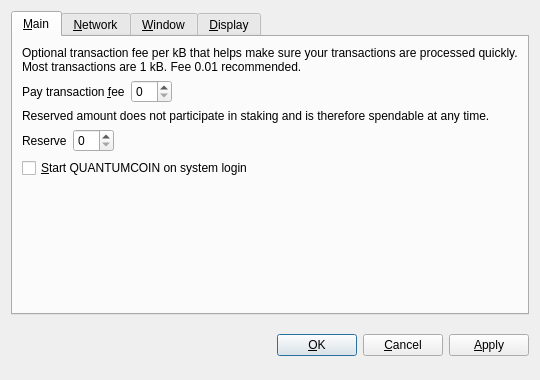
<?xml version="1.0" encoding="UTF-8"?>
<ui version="4.0">
 <class>OptionsDialog</class>
 <widget class="QDialog" name="OptionsDialog">
  <property name="geometry">
   <rect>
    <x>0</x>
    <y>0</y>
    <width>540</width>
    <height>380</height>
   </rect>
  </property>
  <property name="windowTitle">
   <string>Options</string>
  </property>
  <property name="modal">
   <bool>true</bool>
  </property>
  <layout class="QVBoxLayout" name="verticalLayout">
   <item>
    <widget class="QTabWidget" name="tabWidget">
     <property name="tabPosition">
      <enum>QTabWidget::North</enum>
     </property>
     <property name="currentIndex">
      <number>0</number>
     </property>
     <widget class="QWidget" name="tabMain">
      <attribute name="title">
       <string>&amp;Main</string>
      </attribute>
      <layout class="QVBoxLayout" name="verticalLayout_Main">
       <item>
        <widget class="QLabel" name="transactionFeeInfoLabel">
         <property name="text">
          <string>Optional transaction fee per kB that helps make sure your transactions are processed quickly. Most transactions are 1 kB. Fee 0.01 recommended.</string>
         </property>
         <property name="textFormat">
          <enum>Qt::PlainText</enum>
         </property>
         <property name="wordWrap">
          <bool>true</bool>
         </property>
        </widget>
       </item>
       <item>
        <layout class="QHBoxLayout" name="horizontalLayoutFee">
         <item>
          <widget class="QLabel" name="transactionFeeLabel">
           <property name="text">
            <string>Pay transaction &amp;fee</string>
           </property>
           <property name="textFormat">
            <enum>Qt::PlainText</enum>
           </property>
           <property name="buddy">
            <cstring>transactionFee</cstring>
           </property>
          </widget>
         </item>
         <item>
          <widget class="BitcoinAmountField" name="transactionFee"/>
         </item>
         <item>
          <spacer name="horizontalSpacerFee">
           <property name="orientation">
            <enum>Qt::Horizontal</enum>
           </property>
           <property name="sizeHint" stdset="0">
            <size>
             <width>40</width>
             <height>20</height>
            </size>
           </property>
          </spacer>
         </item>
        </layout>
       </item>
       <item>
        <widget class="QLabel" name="reserveBalanceInfoLabel">
         <property name="text">
          <string>Reserved amount does not participate in staking and is therefore spendable at any time.</string>
         </property>
         <property name="textFormat">
          <enum>Qt::PlainText</enum>
         </property>
         <property name="wordWrap">
          <bool>true</bool>
         </property>
        </widget>
       </item>
       <item>
        <layout class="QHBoxLayout" name="horizontalLayoutReserveBalance">
         <item>
          <widget class="QLabel" name="reserveBalanceLabel">
           <property name="text">
            <string>Reserve</string>
           </property>
           <property name="textFormat">
            <enum>Qt::PlainText</enum>
           </property>
           <property name="buddy">
            <cstring>reserveBalance</cstring>
           </property>
          </widget>
         </item>
         <item>
          <widget class="BitcoinAmountField" name="reserveBalance"/>
         </item>
         <item>
          <spacer name="horizontalSpacerReserveBalance">
           <property name="orientation">
            <enum>Qt::Horizontal</enum>
           </property>
           <property name="sizeHint" stdset="0">
            <size>
             <width>40</width>
             <height>20</height>
            </size>
           </property>
          </spacer>
         </item>
        </layout>
       </item>
       <item>
        <widget class="QCheckBox" name="bitcoinAtStartup">
         <property name="toolTip">
          <string>Automatically start QUANTUMCOIN after logging in to the system.</string>
         </property>
         <property name="text">
          <string>&amp;Start QUANTUMCOIN on system login</string>
         </property>
        </widget>
       </item>
       <item>
        <spacer name="verticalSpacer_Main">
         <property name="orientation">
          <enum>Qt::Vertical</enum>
         </property>
         <property name="sizeHint" stdset="0">
          <size>
           <width>20</width>
           <height>40</height>
          </size>
         </property>
        </spacer>
       </item>
      </layout>
     </widget>
     <widget class="QWidget" name="tabNetwork">
      <attribute name="title">
       <string>&amp;Network</string>
      </attribute>
      <layout class="QVBoxLayout" name="verticalLayout_Network">
       <item>
        <widget class="QCheckBox" name="mapPortUpnp">
         <property name="toolTip">
          <string>Automatically open the QUANTUMCOIN client port on the router. This only works when your router supports UPnP and it is enabled.</string>
         </property>
         <property name="text">
          <string>Map port using &amp;UPnP</string>
         </property>
        </widget>
       </item>
       <item>
        <widget class="QCheckBox" name="connectSocks">
         <property name="toolTip">
          <string>Connect to the QUANTUMCOIN network through a SOCKS proxy (e.g. when connecting through Tor).</string>
         </property>
         <property name="text">
          <string>&amp;Connect through SOCKS proxy:</string>
         </property>
        </widget>
       </item>
       <item>
        <layout class="QHBoxLayout" name="horizontalLayout_Network">
         <item>
          <widget class="QLabel" name="proxyIpLabel">
           <property name="text">
            <string>Proxy &amp;IP:</string>
           </property>
           <property name="textFormat">
            <enum>Qt::PlainText</enum>
           </property>
           <property name="buddy">
            <cstring>proxyIp</cstring>
           </property>
          </widget>
         </item>
         <item>
          <widget class="QValidatedLineEdit" name="proxyIp">
           <property name="maximumSize">
            <size>
             <width>140</width>
             <height>16777215</height>
            </size>
           </property>
           <property name="toolTip">
            <string>IP address of the proxy (e.g. 127.0.0.1)</string>
           </property>
          </widget>
         </item>
         <item>
          <widget class="QLabel" name="proxyPortLabel">
           <property name="text">
            <string>&amp;Port:</string>
           </property>
           <property name="textFormat">
            <enum>Qt::PlainText</enum>
           </property>
           <property name="buddy">
            <cstring>proxyPort</cstring>
           </property>
          </widget>
         </item>
         <item>
          <widget class="QLineEdit" name="proxyPort">
           <property name="maximumSize">
            <size>
             <width>55</width>
             <height>16777215</height>
            </size>
           </property>
           <property name="toolTip">
            <string>Port of the proxy (e.g. 9050)</string>
           </property>
          </widget>
         </item>
         <item>
          <widget class="QLabel" name="socksVersionLabel">
           <property name="text">
            <string>SOCKS &amp;Version:</string>
           </property>
           <property name="textFormat">
            <enum>Qt::PlainText</enum>
           </property>
           <property name="buddy">
            <cstring>socksVersion</cstring>
           </property>
          </widget>
         </item>
         <item>
          <widget class="QValueComboBox" name="socksVersion">
           <property name="toolTip">
            <string>SOCKS version of the proxy (e.g. 5)</string>
           </property>
          </widget>
         </item>
         <item>
          <spacer name="horizontalSpacer_Network">
           <property name="orientation">
            <enum>Qt::Horizontal</enum>
           </property>
           <property name="sizeHint" stdset="0">
            <size>
             <width>40</width>
             <height>20</height>
            </size>
           </property>
          </spacer>
         </item>
        </layout>
       </item>
       <item>
        <spacer name="verticalSpacer_Network">
         <property name="orientation">
          <enum>Qt::Vertical</enum>
         </property>
         <property name="sizeHint" stdset="0">
          <size>
           <width>20</width>
           <height>40</height>
          </size>
         </property>
        </spacer>
       </item>
      </layout>
     </widget>
     <widget class="QWidget" name="tabWindow">
      <attribute name="title">
       <string>&amp;Window</string>
      </attribute>
      <layout class="QVBoxLayout" name="verticalLayout_Window">
       <item>
        <widget class="QCheckBox" name="minimizeToTray">
         <property name="toolTip">
          <string>Show only a tray icon after minimizing the window.</string>
         </property>
         <property name="text">
          <string>&amp;Minimize to the tray instead of the taskbar</string>
         </property>
        </widget>
       </item>
       <item>
        <widget class="QCheckBox" name="minimizeOnClose">
         <property name="toolTip">
          <string>Minimize instead of exit the application when the window is closed. When this option is enabled, the application will be closed only after selecting Quit in the menu.</string>
         </property>
         <property name="text">
          <string>M&amp;inimize on close</string>
         </property>
        </widget>
       </item>
       <item>
        <spacer name="verticalSpacer_Window">
         <property name="orientation">
          <enum>Qt::Vertical</enum>
         </property>
         <property name="sizeHint" stdset="0">
          <size>
           <width>20</width>
           <height>40</height>
          </size>
         </property>
        </spacer>
       </item>
      </layout>
     </widget>
     <widget class="QWidget" name="tabDisplay">
      <attribute name="title">
       <string>&amp;Display</string>
      </attribute>
      <layout class="QVBoxLayout" name="verticalLayout_Display">
       <item>
        <layout class="QHBoxLayout" name="horizontalLayout_1_Display">
         <item>
          <widget class="QLabel" name="langLabel">
           <property name="text">
            <string>User Interface &amp;language:</string>
           </property>
           <property name="textFormat">
            <enum>Qt::PlainText</enum>
           </property>
           <property name="buddy">
            <cstring>lang</cstring>
           </property>
          </widget>
         </item>
         <item>
          <widget class="QValueComboBox" name="lang">
           <property name="toolTip">
            <string>The user interface language can be set here. This setting will take effect after restarting QUANTUMCOIN.</string>
           </property>
          </widget>
         </item>
        </layout>
       </item>
       <item>
        <layout class="QHBoxLayout" name="horizontalLayout_2_Display">
         <item>
          <widget class="QLabel" name="unitLabel">
           <property name="text">
            <string>&amp;Unit to show amounts in:</string>
           </property>
           <property name="textFormat">
            <enum>Qt::PlainText</enum>
           </property>
           <property name="buddy">
            <cstring>unit</cstring>
           </property>
          </widget>
         </item>
         <item>
          <widget class="QValueComboBox" name="unit">
           <property name="toolTip">
            <string>Choose the default subdivision unit to show in the interface and when sending coins.</string>
           </property>
          </widget>
         </item>
        </layout>
       </item>
       <item>
        <widget class="QCheckBox" name="displayAddresses">
         <property name="toolTip">
          <string>Whether to show QUANTUMCOIN addresses in the transaction list or not.</string>
         </property>
         <property name="text">
          <string>&amp;Display addresses in transaction list</string>
         </property>
        </widget>
       </item>
       <item>
        <widget class="QCheckBox" name="coinControlFeatures">
         <property name="toolTip">
          <string>Whether to show coin control features or not.</string>
         </property>
         <property name="text">
          <string>Display coin &amp;control features (experts only!)</string>
         </property>
        </widget>
       </item>
       <item>
        <spacer name="verticalSpacer_Display">
         <property name="orientation">
          <enum>Qt::Vertical</enum>
         </property>
         <property name="sizeHint" stdset="0">
          <size>
           <width>20</width>
           <height>40</height>
          </size>
         </property>
        </spacer>
       </item>
      </layout>
     </widget>
    </widget>
   </item>
   <item>
    <layout class="QHBoxLayout" name="horizontalLayout_Buttons">
     <item>
      <spacer name="horizontalSpacer_1">
       <property name="orientation">
        <enum>Qt::Horizontal</enum>
       </property>
       <property name="sizeHint" stdset="0">
        <size>
         <width>40</width>
         <height>48</height>
        </size>
       </property>
      </spacer>
     </item>
     <item>
      <widget class="QLabel" name="statusLabel">
       <property name="font">
        <font>
         <weight>75</weight>
         <bold>true</bold>
        </font>
       </property>
       <property name="text">
        <string/>
       </property>
       <property name="textFormat">
        <enum>Qt::PlainText</enum>
       </property>
       <property name="wordWrap">
        <bool>true</bool>
       </property>
      </widget>
     </item>
     <item>
      <spacer name="horizontalSpacer_2">
       <property name="orientation">
        <enum>Qt::Horizontal</enum>
       </property>
       <property name="sizeHint" stdset="0">
        <size>
         <width>40</width>
         <height>48</height>
        </size>
       </property>
      </spacer>
     </item>
     <item>
      <widget class="QPushButton" name="okButton">
       <property name="text">
        <string>&amp;OK</string>
       </property>
      </widget>
     </item>
     <item>
      <widget class="QPushButton" name="cancelButton">
       <property name="text">
        <string>&amp;Cancel</string>
       </property>
       <property name="autoDefault">
        <bool>false</bool>
       </property>
      </widget>
     </item>
     <item>
      <widget class="QPushButton" name="applyButton">
       <property name="text">
        <string>&amp;Apply</string>
       </property>
       <property name="autoDefault">
        <bool>false</bool>
       </property>
      </widget>
     </item>
    </layout>
   </item>
  </layout>
 </widget>
 <customwidgets>
  <customwidget>
   <class>BitcoinAmountField</class>
   <extends>QSpinBox</extends>
   <header>bitcoinamountfield.h</header>
  </customwidget>
  <customwidget>
   <class>QValueComboBox</class>
   <extends>QComboBox</extends>
   <header>qvaluecombobox.h</header>
  </customwidget>
  <customwidget>
   <class>QValidatedLineEdit</class>
   <extends>QLineEdit</extends>
   <header>qvalidatedlineedit.h</header>
  </customwidget>
 </customwidgets>
 <resources/>
 <connections/>
</ui>
